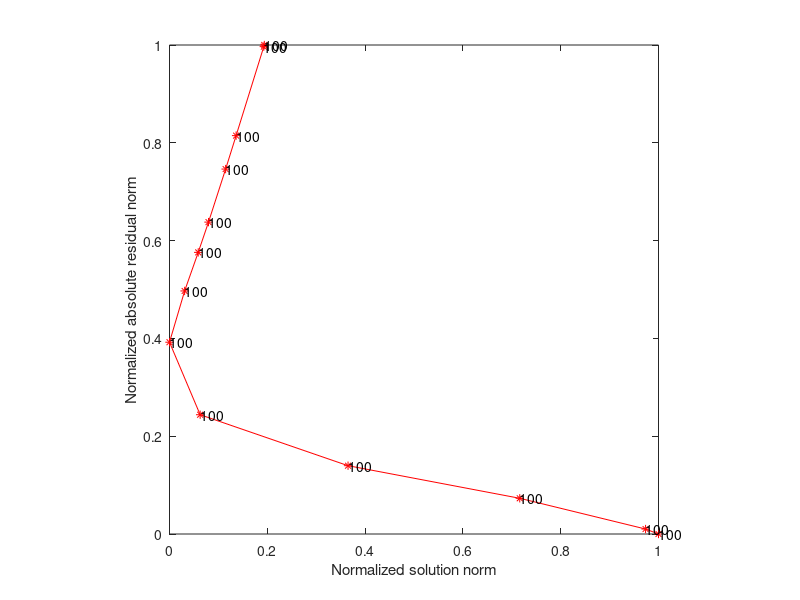
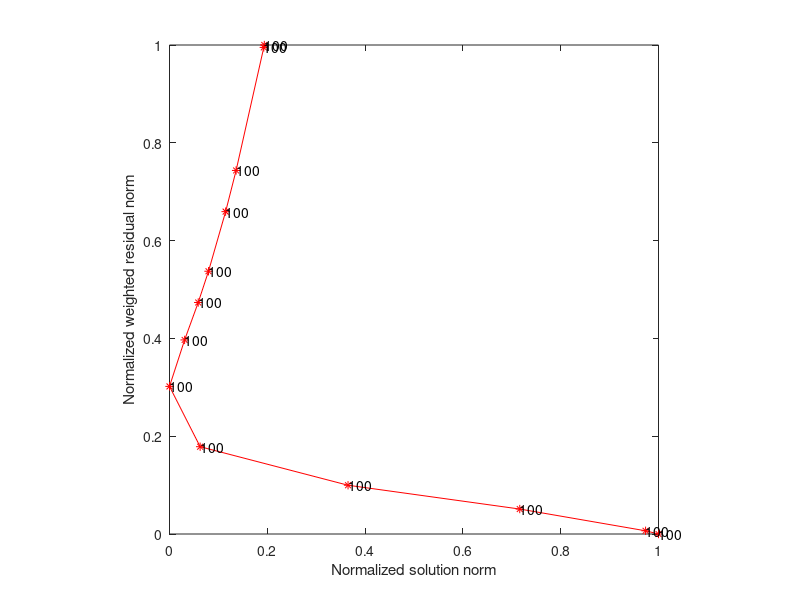
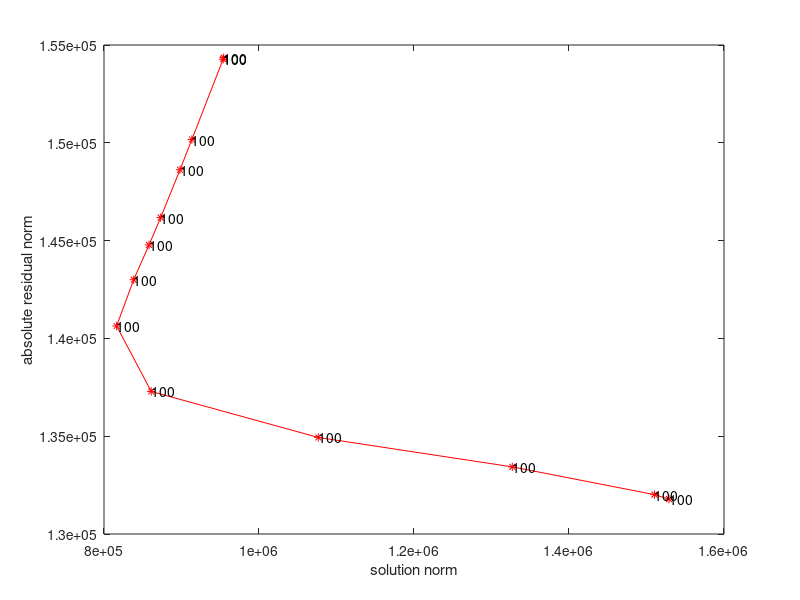
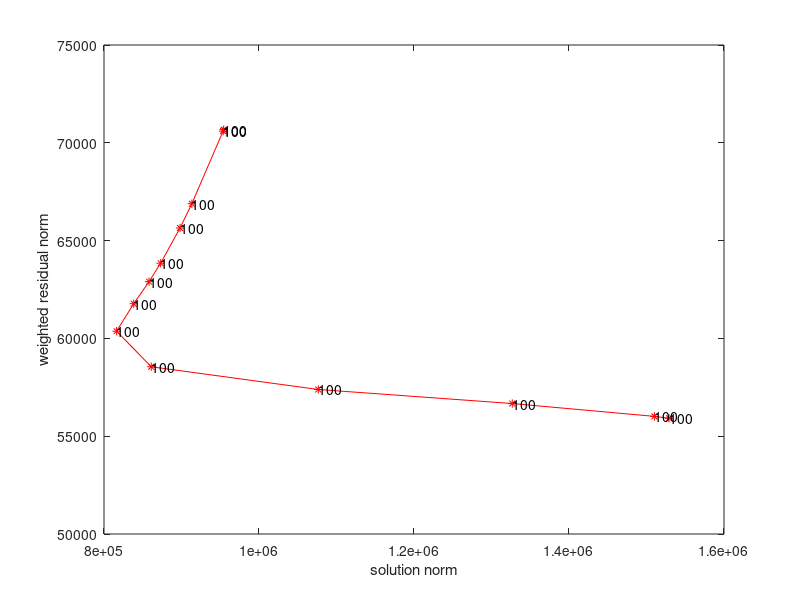

Write MATLAB code to recreate these figures, in order.
% plot the "L-curve" : different Damp with a certain Smooth
% Hao Guo. 2016.7.8

close all
clc
clear

%% load solution norm, residual norm with different Parameters
curve = load('lcurve.dat');


%%  Normalized solution (slowness) norm versus Normalizedabsolute residual norm
figure
range1=max(curve(:,3))-min(curve(:,3));
range2=max(curve(:,5))-min(curve(:,5));
plot((curve(:,3)-min(curve(:,3)))/range1,(curve(:,5)-min(curve(:,5)))/range2,'r-*');

text((curve(:,3)-min(curve(:,3)))/range1-0.00,(curve(:,5)-min(curve(:,5)))/range2+0.00,num2str(curve(:,2)));

xlabel('Normalized solution norm');ylabel('Normalized absolute residual norm');
axis equal;
axis([0,1,0,1]);
print(gcf,'-djpeg','normalizedlcurve_ChooseDamp_absres','-r720');

%%  Normalized solution (slowness) norm versus Normalized weighted residual norm
figure
range1=max(curve(:,3))-min(curve(:,3));
range2=max(curve(:,6))-min(curve(:,6));
plot((curve(:,3)-min(curve(:,3)))/range1,(curve(:,6)-min(curve(:,6)))/range2,'r-*');

text((curve(:,3)-min(curve(:,3)))/range1-0.00,(curve(:,6)-min(curve(:,6)))/range2+0.0,num2str(curve(:,2)));

xlabel('Normalized solution norm');ylabel('Normalized weighted residual norm');
axis equal;
axis([0,1,0,1]);

print(gcf,'-djpeg','normalizedlcurve_ChooseDamp_wtres','-r720');

%% Unnormalized solution (slowness) norm versus Unnormalized absolute residual norm
figure
plot(curve(:,3),curve(:,5),'r-*');

text(curve(:,3),curve(:,5),num2str(curve(:,2)));
xlabel('solution norm');ylabel('absolute residual norm');
print(gcf,'-djpeg','lcurve_ChooseDamp_absres','-r720');

%% Unnormalized solution (slowness) norm versus Unnormalized weighted residual norm
figure
plot(curve(:,3),curve(:,6),'r-*');

text(curve(:,3),curve(:,6),num2str(curve(:,2)));
xlabel('solution norm');ylabel('weighted residual norm');
print(gcf,'-djpeg','lcurve_ChooseDamp_wtres','-r720');
%